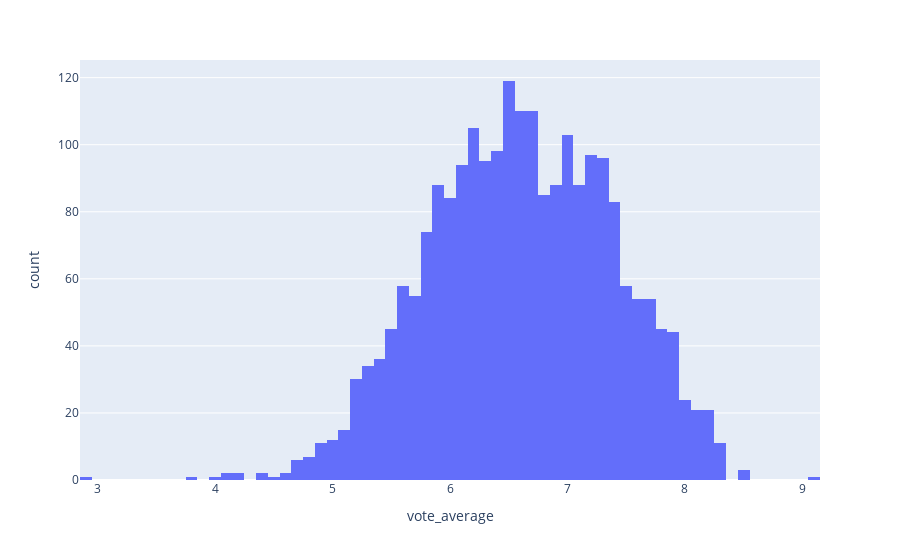

Here is the notebook cell this chart was saved with:
### Code cell
# Distribution of average vote among movies in the dataset

fig = px.histogram(top_movies, x="vote_average")
fig.show()

### Figure 1 — Plotly figure (JSON) as saved in the notebook; plotly's stock layout.template omitted (floating-point values rounded to 4 significant figures; data arrays with more than 128 entries replaced by an {"elided": "..."} marker saying what was removed)
{"data": [{"alignmentgroup": "True", "bingroup": "x", "hovertemplate": "vote_average=%{x}<br>count=%{y}<extra></extra>", "legendgroup": "", "marker": {"color": "#636efa", "pattern": {"shape": ""}}, "name": "", "offsetgroup": "", "orientation": "v", "showlegend": false, "type": "histogram", "x": {"elided": "2274 float values"}, "xaxis": "x", "yaxis": "y"}], "layout": {"barmode": "relative", "legend": {"tracegroupgap": 0}, "margin": {"t": 60}, "xaxis": {"anchor": "y", "domain": [0, 1], "title": {"text": "vote_average"}}, "yaxis": {"anchor": "x", "domain": [0, 1], "title": {"text": "count"}}}}
